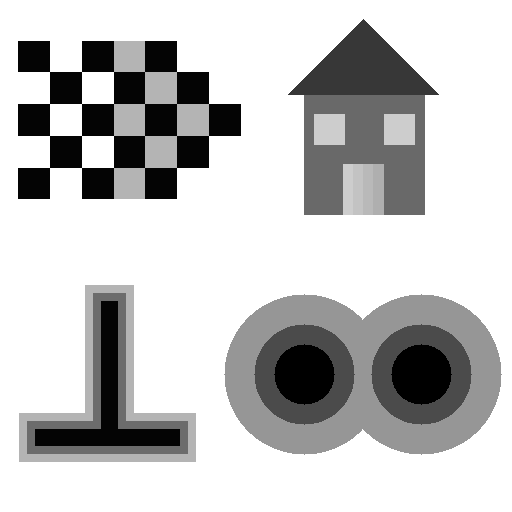
#> input picture cv23_lab1_part12_material/edgetest_23.png, 512 x 512 px
$ python cvlab1.py
#> lines starting #> are read from the running program, lines starting #| are printed output that depends on the picture
import cv2
import matplotlib.pyplot as plt
import numpy as np

# enable interactive mode
# plt.ion()

# ================= BEG FUNCTIONS ================= #
def getpsnr(image, noisestd):
    return 20*log10((np.max(image)-np.min(image))/noisestd)

def getstd(image, psnr):
    return (np.max(image)-np.min(image))/(10**(psnr/20))

def gaussian2d(x, y, x0, y0, sigmax, sigmay, a):
    return a*np.exp(-((x-x0)**2/(2*sigmax**2)+(y-y0)**2/(2*sigmay**2)))

def my2dconv(image, kernel):
    ix, iy = image.shape
    nx, ny = kernel.shape
    result = np.zeros((ix + nx - 1, iy + ny - 1))
    padded = np.pad(image, [(nx//2, nx//2),(ny//2,ny//2)], mode='constant')
    for i in range(nx//2, ix + nx//2):
        for j in range(ny//2, iy + ny//2):
            result[i,j] = np.sum(padded[i-nx//2:i+nx//2+1,j-ny//2:j+ny//2+1] * kernel)
    return result[nx//2:ix+nx//2, ny//2:iy+ny//2]

def myfilter(sigma, method):
    if (method == "gaussian"):
        n = int(np.ceil(3*sigma)*2 + 1)
        # generating the kernels using meshgrid is
        # said to be more accurate than multiplying
        # two 1d gaussian kernels together. That is
        # because the product of two gaussian functions
        # is not neccessarily a gaussian function, so
        # there may be a loss of symmetry between the
        # x, y axis.
        x, y = np.meshgrid(np.arange(-n//2+1, n//2+1),
                np.arange(-n//2+1, n//2+1))
        kernel = np.exp(-(x**2+y**2)/(2*sigma**2))
        # this isn't really necessary, it preserves brightness
        kernel = kernel/np.sum(kernel)
        return kernel
    if (method == "log"):
        n = int(np.ceil(3*sigma)*2 + 1)
        x, y = np.meshgrid(np.arange(-n//2+1, n//2+1),
                np.arange(-n//2+1, n//2+1))
        kernel = np.exp(-(x**2+y**2)/(2*sigma**2))
        # this isn't really necessary, it preserves brightness
        kernel = kernel/np.sum(kernel)
        laplacian = np.array([[0,1,0],
            [1,-4,1],
            [0,1,0]])
        # perform the convolution between the gaussian kernel
        # and the laplacian, in order to create the log kernel
        logkernel = my2dconv(kernel, laplacian)
        return logkernel
    print("Error: method has to be either \"gaussian\" or \"log\"")

# ================= END FUNCTIONS ================= #

# read the image and convert to gray scale
image = cv2.imread("cv23_lab1_part12_material/edgetest_23.png", cv2.IMREAD_GRAYSCALE)
#> image is the input picture: shape (512, 512); min 0, max 255, mean 196.9

# add noise to the images. 10db and 20db
image10db = image + np.random.normal(0, getstd(image, 10), image.shape)
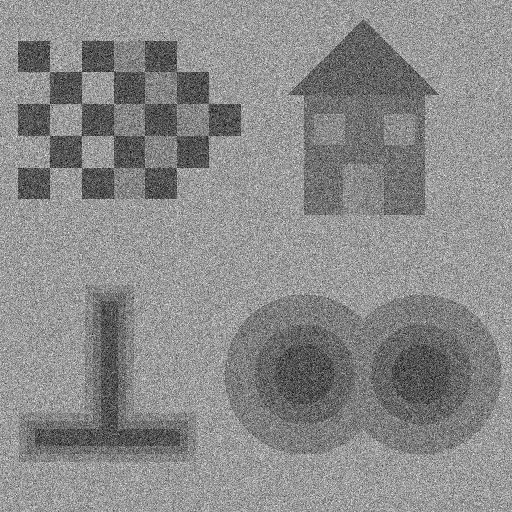
#> image10db: shape (512, 512) float64; min -285.3, max 600.6, mean 197; drawn with min black and max white
image20db = image + np.random.normal(0, getstd(image, 20), image.shape)
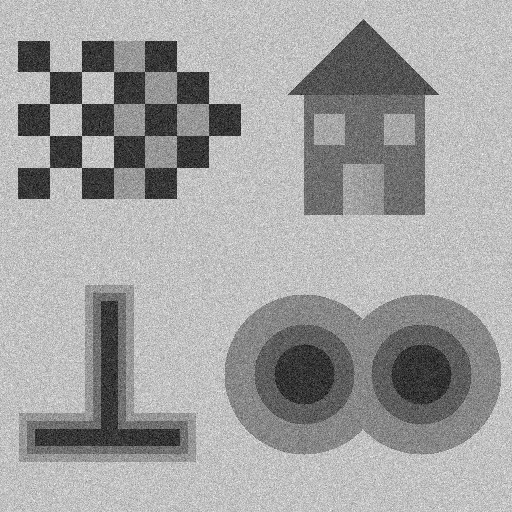
#> image20db: shape (512, 512) float64; min -94.64, max 366.5, mean 197; drawn with min black and max white

noised_images = [image10db, image20db]
for nsd_img in noised_images:
    # plot the images
    fig, axs = plt.subplots(1, 2)
    axs[0].imshow(image, cmap='gray')
    axs[1].imshow(nsd_img, cmap='gray')
    axs[0].set_title("Original Image")
    axs[1].set_title("Image with gaussian noise")
    plt.show()

    # It can be seen that, indeed, the 10db PSNR gaussian noise
    # is more intense than the 20db PSNR one.
    sigma = 1.5 # 1.5 for 10db, 3 for 20db
    gaussianfilter = myfilter(sigma, "gaussian")
    img_gaussed = cv2.filter2D(nsd_img, -1, gaussianfilter)

    # laplacian on gaussian
    logfilter1 = myfilter(sigma, "log")
    img_loged1 = cv2.filter2D(nsd_img, -1, logfilter1)

    # non linear approximation of laplacian on gaussian
    # using morphological operators
    cross = cv2.getStructuringElement(cv2.MORPH_CROSS, (3,3))
    img_loged2 = cv2.dilate(img_gaussed, cross) + cv2.erode(img_gaussed, cross) - 2*img_gaussed

    fig, axs = plt.subplots(1, 3)
    axs[0].imshow(img_gaussed, cmap='gray')
    axs[0].set_title("Gaussianly Smoothed Image")
    axs[1].imshow(img_loged1, cmap='gray')
    axs[1].set_title("LoGed Image (Linear Approximation)")
    axs[2].imshow(img_loged2, cmap='gray')
    axs[2].set_title("LoGed Image (Non Linear Approximation)")
    plt.show()
#> this loop made 2 passes
#> (sigma, cross) on passes 1 to 2: (1.5, [[0, 1, 0], [1, 1, 1], [0, 1, 0]]), (1.5, [[0, 1, 0], [1, 1, 1], [0, 1, 0]])
#> pass 1, `plt.show()`:
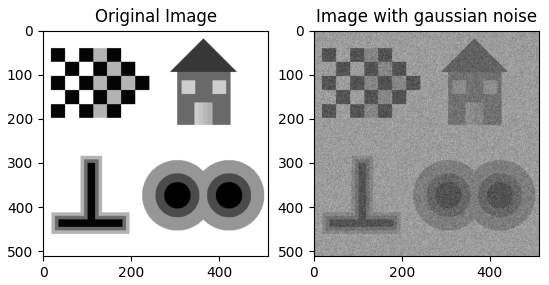
#> figure drawn by matplotlib, 2 panels
#> pass 1, `img_gaussed = cv2.filter2D(nsd_img, -1, gaussianfilter)`:
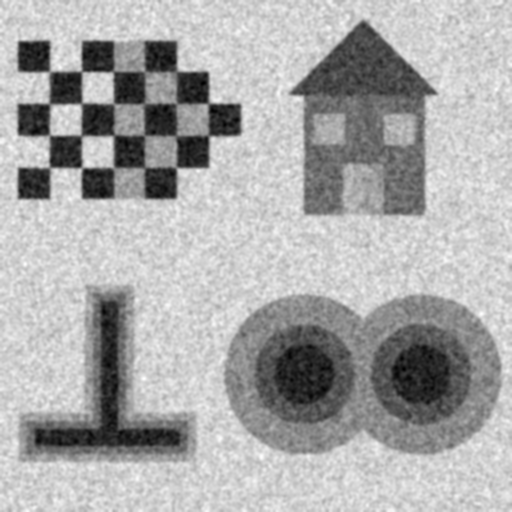
#> img_gaussed: shape (512, 512) float64; min -52.62, max 321.1, mean 197; drawn with min black and max white
#> pass 1, `img_loged1 = cv2.filter2D(nsd_img, -1, logfilter1)`:
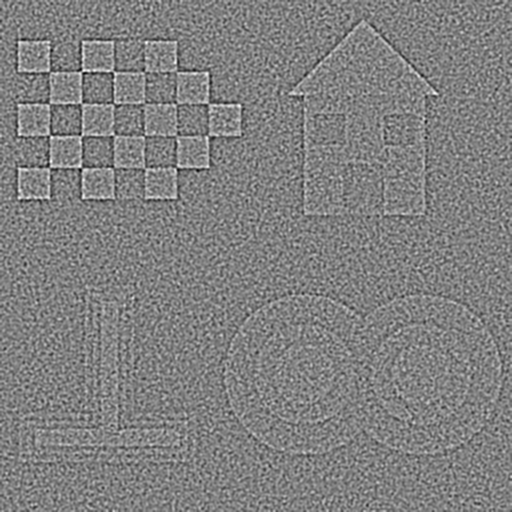
#> img_loged1: shape (512, 512) float64; min -60.75, max 57.66, mean -0.8; drawn with min black and max white
#> pass 2, `img_gaussed = cv2.filter2D(nsd_img, -1, gaussianfilter)`:
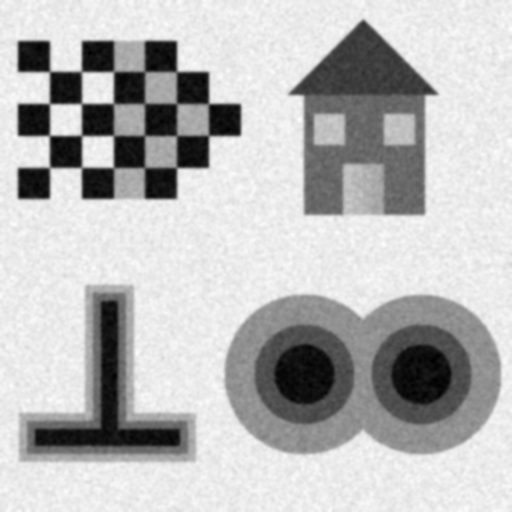
#> img_gaussed: shape (512, 512) float64; min -15.25, max 276.3, mean 197; drawn with min black and max white
#> pass 2, `plt.show()`:
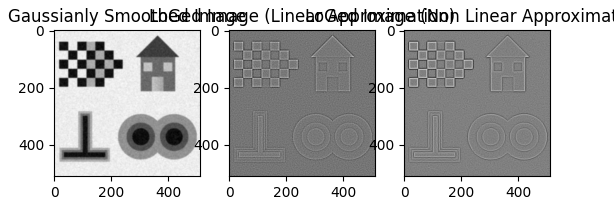
#> figure drawn by matplotlib, 3 panels
